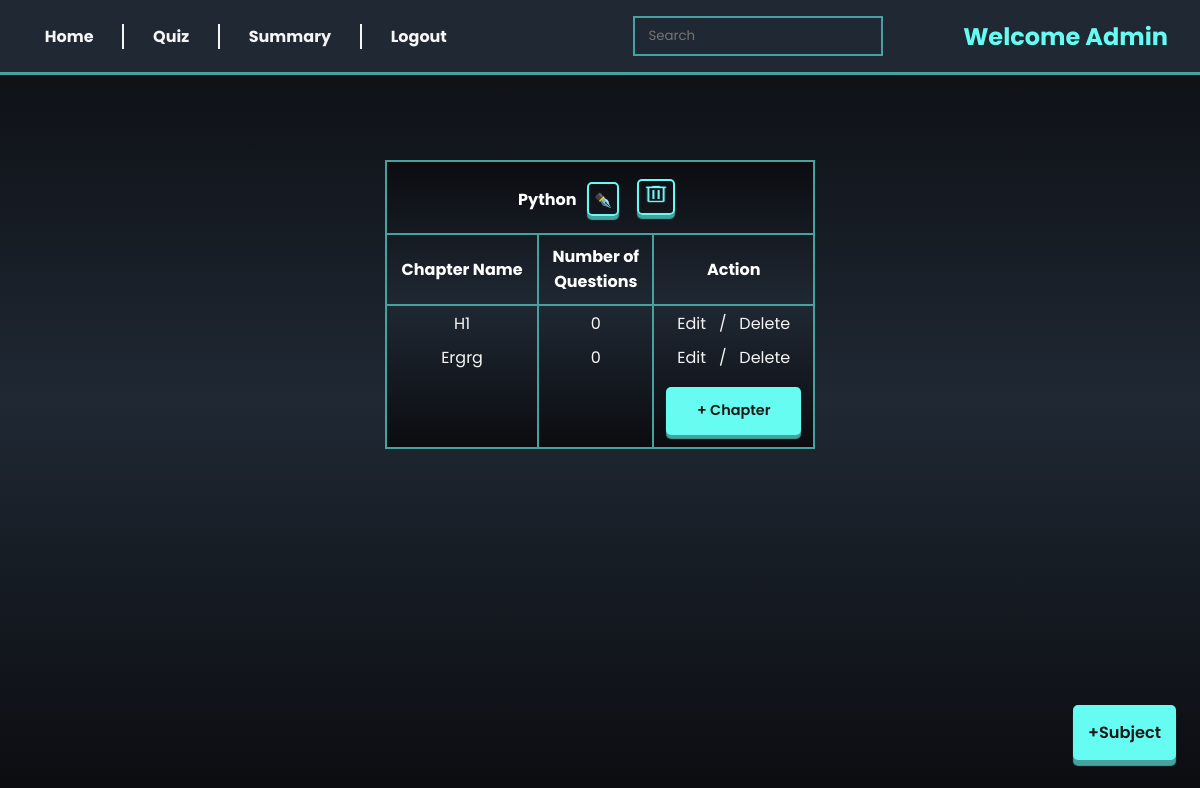
Screenshot of /admin_dashboard (signed in) with the database file from the repository.
### models/models.py (models this page shows, shortened)
class User(db.Model):
  id = db.Column(db.Integer, primary_key=True, nullable=False)
  email = db.Column(db.String(50), unique=True, nullable=False)
  hashed_password = db.Column(db.String(), nullable=False)
  fullname = db.Column(db.String(50), nullable=False)
  dob = db.Column(db.Date(), nullable = False)
  qualification = db.Column(db.String(50), nullable=False)
  is_admin = db.Column(db.Boolean, default=False)

class Subject(db.Model):
  id = db.Column(db.Integer, primary_key=True, nullable=False)
  name = db.Column(db.String(50), unique=True, nullable=False)
  description = db.Column(db.String(120), nullable=False)
  chapters = db.relationship('Chapter', backref='subject', cascade="all, delete-orphan")

class Chapter(db.Model):
  id = db.Column(db.Integer, primary_key=True, nullable=False)
  name = db.Column(db.String(50), unique=True, nullable=False)
  description = db.Column(db.String(120), nullable=False)
  subject_id = db.Column(db.Integer, db.ForeignKey('subject.id'), nullable=False)
  questions = db.relationship('Question', backref='chapter', cascade="all, delete-orphan")

### controllers/routes.py (the view)
@app.route('/admin_dashboard')
@admin_required
def admin_dashboard():
    name = session.get('name')
    subjects = Subject.query.all()
    return render_template('admin_dashboard.html', subjects = subjects, name = name)

### controllers/routes.py (called while the page is built)
def admin_required(func):
    @wraps(func)
    def inner1():
        email = session.get('email')
        if not email:
            flash('Please login first!!', 'warning')
            return redirect(url_for('login'))
        user = User.query.filter_by(email=email).first()
        if not user.is_admin:
            flash("You are not authorized to access this page!", "warning")
            return redirect(url_for('user_dashboard'))
        return func()
    return inner1

### templates/admin_dashboard.html (shortened to what this page needs)
{% extends 'base.html' %}
{% block content %}
<div class="admin-container">
    <nav>
        <div class="navigation">
            <ul>
                <li><a  href="{{ url_for('admin_dashboard' ) }}">Home</a></li>
                <li><a  href="{{ url_for('quiz_dashboard' ) }}">Quiz</a></li>
                <li><a  href="#">Summary</a></li>
                <li><a  href="{{ url_for('login' ) }}">Logout</a></li>
            </ul>
        </div>
        <div class="search-greeting">
            <input type="text" placeholder="Search">
            <h2>Welcome {{name}}</h2>
        </div>
    </nav>
    <div class="course-list">
    {% for subject in subjects %}
        <table class="course">
            <thead>
                <tr>
                    <th colspan="3">{{subject.name | title}}
                        <a href="/update_subject/{{subject.id}}" class="button" style="display: inline-block; padding: 6px 5px 3px 5px; background: transparent; ">
                            ✒️
                        </a>
                        <a href="/delete_subject/{{subject.id}}" class="button" style="display: inline-block; background:transparent; padding: 2px;">
                            <img style="background: transparent; height: 22px; padding: 0; width: 30px;"
                                src="../static/delete_32dp_75FBFD_FILL0_wght400_GRAD0_opsz40.png" alt="delete" >
                        </a>
                    </th>
                </tr>
                <tr>
                    <th>Chapter Name</th>
                    <th>Number of <br>Questions</th>
                    <th>Action</th>
                </tr>
            </thead>
            <tbody>
                {% if subject.chapters %}
                    {% for chapter in subject.chapters %}
                        <tr>
                            <td>{{chapter.name | title}}</td>
                            <td>{{chapter.questions | length}}</td>
                            <td><a href="/chapter_update/{{chapter.id}}" class="edit">Edit</a>/<a href="/delete_chapter/{{ chapter.id }}" class='edit'>Delete</a></td>
                        </tr>
                    {% endfor %}
                    <tr>
                        <td></td>
                        <td></td>
                        <td><a class="button" href="new_chapter/{{subject.id}}">+ Chapter</a></td>
                    </tr>
                {% endif %}
            </tbody>
        </table>
        {% endfor %}
    </div>
    <div class="new-subject-icon">
        <a href="{{url_for('new_subject')}}" class="button">+Subject</a>
    </div>
</div>
{% endblock %}

### static/styles.css (style rules this page uses)
* { padding: 0; margin: 0; outline: 0; list-style: none; text-decoration: none; font-family: 'Poppins',system-ui; box-sizing: border-box; }
:root { --accent-color:#66fcf1; --box-shadow :#45a29e; --text-color :whitesmoke; --light-shade :#1f2833; --dark-shade :#181818; --background:linear-gradient(#0b0c10,#1f2833,#0b0c10); }
body { overflow-x: hidden; width: 100vw; height: 100vh; background:var(--background); background-repeat: no-repeat; background-size: cover; background-attachment: fixed; display: flex; justify-content: center; align-items: center; color: var(--text-color); }
.button { border:2px solid var(--accent-color); cursor: pointer; box-shadow: 0 6px 1px var(--box-shadow); transition: 250ms ease; border-radius: 5px; background-color: var(--accent-color); color: var(--dark-shade); font-size: 0.9em; }
a { color: var(--text-color); text-align: center; padding: 0.8em; margin-top: 1.5em; }

### rows the page displays
User: fullname "Admin"
Subject: name "Python"
Chapter: name "H1", questions|length "0"
Chapter: name "Ergrg", questions|length "0"
